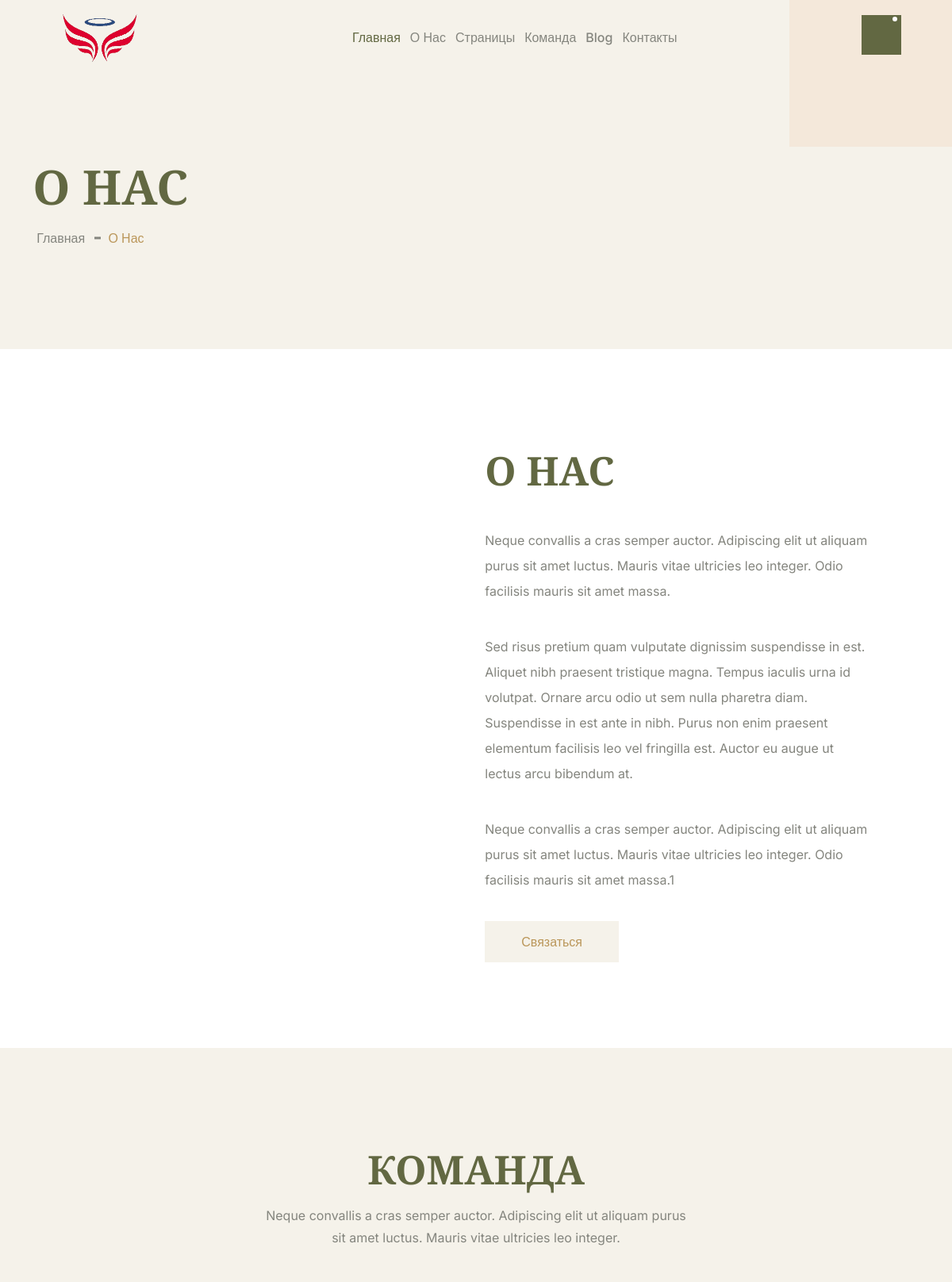
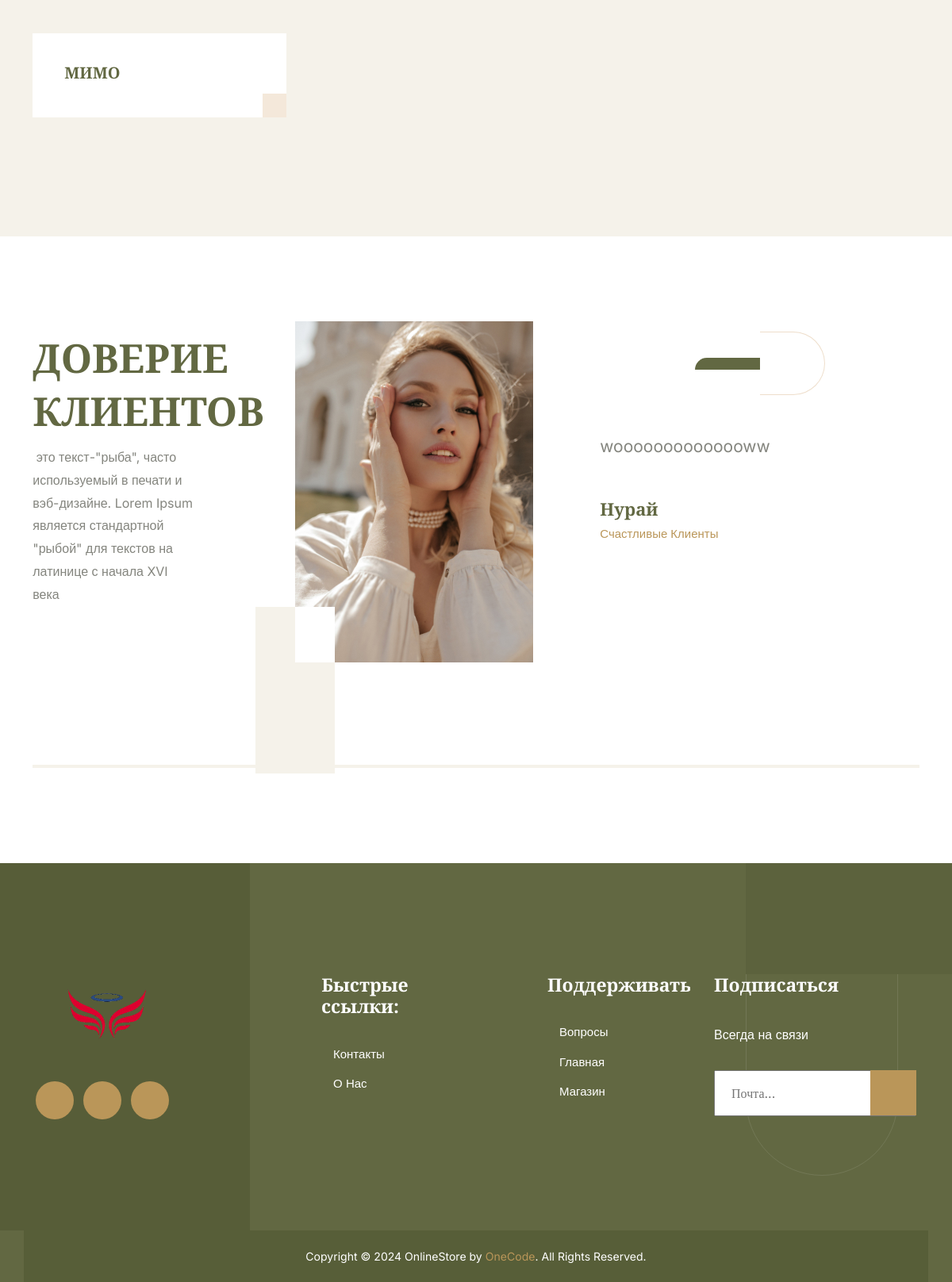
The page /about/ on the database its author committed (2 pictures, top to bottom).
### apps/base/models.py (models this page shows, shortened)
class Settings(models.Model):
    logo = models.ImageField(
        upload_to='logo_image/',
        verbose_name=  'Логотип'
    )
    phone = models.CharField(
        max_length = 255,
        verbose_name = 'Номер телефона'
    )
    facebook = models.URLField(
        verbose_name = 'Facebook URL'
    )
    twitter = models.URLField(
        verbose_name = 'Twitter URL'
    )
    instagram = models.URLField(
        verbose_name = 'Instagram URL'
    )
    schedule = RichTextField(
        verbose_name = 'Расписание'
    )
    address = RichTextField(
        verbose_name = 'Адрес'
    )
    class Meta:
        verbose_name = '1) Основная настройка'
        verbose_name_plural = '1) Основные настройки'

class Clients(models.Model):
    description = RichTextField(
        verbose_name = 'Описание'
    )
    image = models.ImageField(
        upload_to='image_review/',
        verbose_name = 'Фотография'
    )
    class Meta:
        verbose_name = '6) Отзыв'
        verbose_name_plural = '6) Отзывы'

class ClientsInline(models.Model):
    place_info = models.ForeignKey(Clients, related_name='clients_words' , on_delete=models.CASCADE)
    name  = models.CharField(
        max_length = 255,
        verbose_name = 'Имя'
    )
    review = models.TextField(
        verbose_name = 'Отзыв клиента'
    )
    class Meta:
        unique_together = ('place_info', 'name')

### apps/secondary/models.py (models this page shows, shortened)
class About(models.Model):
    main_image = ResizedImageField(
        force_format="WEBP",
        quality=100,
        upload_to = 'image_about/',
        verbose_name='Главное Фото',
        blank =True, null=True
    )
    image1 = ResizedImageField(
        force_format="WEBP",
        quality=100,
        upload_to = 'image_about/',
        verbose_name='Фотография1',
        blank =True, null=True
    )
    image2 = ResizedImageField(
        force_format="WEBP",
        quality=100,
        upload_to = 'image_about/',
        verbose_name='Фотография2',
        blank =True, null=True
    )
    description = RichTextField(
        verbose_name = 'Описание'
    )
    class Meta:
        verbose_name = '1) О нас '
        verbose_name_plural = '1) О нас '

class Team(models.Model):
    title = models.CharField(
        max_length = 255,
        verbose_name = 'Заголовок'
    )
    main_description = RichTextField(
        verbose_name = 'Главное описание'
    )
    class Meta:
        verbose_name = '2) Команда'
        verbose_name_plural = '2) Команды'

class TeamInline(models.Model):
    place_info = models.ForeignKey(Team, related_name='team_inline', on_delete=models.CASCADE)
    image = ResizedImageField(
        force_format="WEBP",
        quality=100,
        upload_to = 'image_team/',
        verbose_name='Фото',
        blank =True, null=True
    )
    name = models.CharField(
        max_length = 255,
        verbose_name = 'Имя'
    )
    function = RichTextField(
        verbose_name ='Особые функциональности'
    )
    descritions = RichTextField(
        verbose_name ='Описание'
    )
    class Meta:
        unique_together = ('place_info', 'name')

### apps/base/views.py (the view)
# urls.py: path('about/', views.about, name='about'),
def about(request):
    title = "О нас"
    settings = Settings.objects.latest('id')
    about = models.About.objects.latest('id')
    team = models.Team.objects.latest('id')
    clients = Clients.objects.latest('id')
    return render(request, 'base/about.html', locals())

### templates/base/about.html (shortened to what this page needs)
{% extends 'include/homepage.html' %}
{% load static %}
{% block content %}
    <div class="page-wrapper">
        {% include 'include/header.html' %}
        <section class="wpo-page-title">
            <div class="container">
                <div class="row">
                    <div class="col col-xs-12">
                        <div class="wpo-breadcumb-wrap">
                            <h2>О нас </h2>
                            <ol>
                                <li><a href="{% url 'index' %}">Главная</a></li>
                                <li>О нас </li>
                            </ol>
                        </div>
                    </div>
                </div>
            </div>
            <div class="right-img">
                <div class="image">
                </div>
            </div>
        </section>
        <section class="wpo-about-section section-padding">
            <div class="container">
                <div class="row">
                    <div class="col-lg-6 col-12">
                        <div class="about-left-wrap">
                            <div class="image-1">
                            </div>
                            <div class="image-2">
                            </div>
                            <div class="icon">
                            </div>
                        </div>
                    </div>
                    <div class="col-lg-6 col-12">
                        <div class="about-right-wrap">
                            <h2 class="title">О нас </h2>
                            <p>
                               {{about.description|safe}}
                            </p>
                            <div class="about-btn">
                                <a href="{% url 'contacts' %}" class="theme-btn">Связаться</a>
                            </div>
                        </div>
                    </div>
                </div>
            </div>
        </section>
        <section class="wpo-team-section s2 section-padding">
            <div class="container">
                <div class="row justify-content-center">
                    <div class="col-lg-6 col-12">
                        <div class="wpo-section-title">
                            <h2>{{team.title}}</h2>
                            <p>{{team.main_description|safe}}</p>
                        </div>
                    </div>
                </div>
                <div class="team-wrap">
                    <div class="row g-0">
                        {% for team in team.team_inline.all %}
                        <div class="col col-lg-4 col-md-6 col-12">
                            <div class="team-card">
                                <div class="image">
                                </div>
                                <div class="content">
                                    <h2><a href="{% url 'team_detail' team.id %}">{{team.name}}</a></h2>
                                </div>
                            </div>
                        </div>
                        {% endfor %}
                    </div>
                </div>
            </div>
        </section>
        <section class="wpo-testimonial-section section-padding">
            <div class="container">
                <div class="testimonial-wrap">
                    <div class="row justify-content-between">
                        <div class="col-lg-4 col-12">
                            <div class="wpo-section-title">
                                <h2>ДОВЕРИЕ КЛИЕНТОВ</h2>
                                <p>{{clients.description|safe}}</p>
                            </div>
                        </div>
                        <div class="col-lg-5 col-12">
                            <div class="testimonial-slider">
                                {% for clients in clients.clients_words.all %}
                                <div class="item">
                                    <div class="quote-btn">
                                        <i class="flaticon-double-quotes"></i>
                                        <span></span>
                                    </div>
                                    <p>{{clients.review}}
                                    </p>
                                    <h2>{{clients.name}}</h2>
                                    <span>счастливые клиенты</span>
                                </div>
                                {% endfor %}
                            </div>
                        </div>
                    </div>
                    <div class="image">
                        <img src="{% static 'assets/images/trastimonial.jpg' %}" alt="">
                    </div>
                </div>
            </div>
        </section>
        {% include 'include/footer.html' %}
    </div>
{% endblock %}

### templates/include/homepage.html (shortened to what this page needs)
{% load static %}
<!DOCTYPE html>
<html lang="en">
<head>
    <link href="{% static 'assets/css/themify-icons.css' %}" rel="stylesheet">
    <link href="{% static 'assets/css/flaticon_jowenly.css' %}" rel="stylesheet">
    <link href="{% static 'assets/css/bootstrap.min.css' %}" rel="stylesheet">
    <link href="{% static 'assets/css/animate.css' %}" rel="stylesheet">
    <link href="{% static 'assets/css/owl.carousel.css' %}" rel="stylesheet">
    <link href="{% static 'assets/css/owl.theme.css' %}" rel="stylesheet">
    <link href="{% static 'assets/css/slick.css' %}" rel="stylesheet">
    <link href="{% static 'assets/css/slick-theme.css' %}" rel="stylesheet">
    <link href="{% static 'assets/css/swiper.min.css' %}" rel="stylesheet">
    <link href="{% static 'assets/css/owl.transitions.css' %}" rel="stylesheet">
    <link href="{% static 'assets/css/jquery.fancybox.css' %}" rel="stylesheet">
    <link href="{% static 'assets/css/odometer-theme-default.css' %}" rel="stylesheet">
    <link href="{% static 'assets/sass/style.css' %}" rel="stylesheet">
</head>
<body>
{% block content %}
{% endblock %}
</body>
</html>

### templates/include/header.html (shortened to what this page needs)
{% load static %}
<header id="header">
    <div class="wpo-site-header">
        <nav class="navigation navbar navbar-expand-lg navbar-light">
            <div class="container">
                <div class="row align-items-center">
                    <div class="col-lg-2 col-md-6 col-6">
                        <div class="navbar-header">
                            <a class="navbar-brand" href="{% url 'index' %}"><img src="{{settings.logo.url}}"
                                    alt="logo"></a>
                        </div>
                    </div>
                    <div class="col-lg-8 col-md-1 col-1">
                        <div id="navbar" class="collapse navbar-collapse navigation-holder">
                            <ul class="nav navbar-nav mb-2 mb-lg-0">
                                <li><a class="active" href="{% url 'index' %}">Главная</a></li>
                                <li><a href="{% url 'about' %}">О нас </a></li>
                                <li class="menu-item-has-children">
                                    <a href="#">Страницы</a>
                                </li>
                                 <li class="menu-item-has-children">
                                        <li><a href="{% url 'team' %}">Команда</a></li>
                                </li>
                                <li class="menu-item-has-children">
                                    <a href="#">Blog</a>
                                </li>
                                <li><a href="{% url 'contacts' %}">Контакты</a></li>
                            </ul>
                        </div>
                    </div>
                    <div class="col-lg-2 col-md-2 col-2">
                        <div class="header-right">
                            <div class="mini-cart">
                                <button class="cart-toggle-btn">
                                    <span class="cart-count"></span></button>
                            </div>
                        </div>
                    </div>
                </div>
            </div>
        </nav>
    </div>
</header>

### templates/include/footer.html (shortened to what this page needs)
{% load static %}
<footer class="wpo-site-footer">
    <div class="wpo-upper-footer">
        <div class="container">
            <div class="row">
                <div class="col col-lg-3 col-md-6 col-sm-12 col-12">
                    <div class="widget about-widget">
                        <div class="logo widget-title">
                            <img src="{{settings.logo.url}}" alt="blog">
                        </div>
                        <ul class="social">
                            <li><a href="{{settings.facebook}}"></a></li>
                            <li><a href="{{settings.twitter}}"></a></li>
                            <li><a href="{{settings.instagram}}"></a></li>
                        </ul>
                    </div>
                </div>
                <div class="col col-lg-3 col-md-6 col-sm-12 col-12">
                    <div class="widget link-widget">
                        <div class="widget-title">
                            <h3>Быстрые ссылки:</h3>
                        </div>
                        <ul>
                            <li><a href="{% url 'contacts' %}">Контакты</a></li>
                            <li><a href="{% url 'about' %}">О нас</a></li>
                        </ul>
                    </div>
                </div>
                <div class="col col-lg-3 col-md-6 col-sm-12 col-12">
                    <div class="widget link-widget">
                          <div class="widget-title">
                            <h3>Поддерживать:</h3>
                        </div>
                        <ul>
                            <li><a href="{% url 'faq' %}">Вопросы</a></li>
                            <li><a href="{% url 'index' %}">Главная</a></li>
                            <li><a href="{% url 'shop'%}">Магазин</a></li>
                        </ul>
                    </div>
                </div>
                <div class="col col-lg-3 col-md-6 col-sm-12 col-12">
                    <div class="widget social-widget">
                        <div class="widget-title">
                            <h3>Подписаться</h3>
                        </div>
                        <p>Всегда на связи </p>
                        <form class="subscribe">
                            <input class="sub" type="email" placeholder="Почта...">
                            <button type="submit">
                            </button>
                        </form>
                    </div>
                </div>
            </div>
        </div>
    </div>
    <div class="wpo-lower-footer">
        <div class="container">
            <div class="row">
                <div class="col col-xs-12">
                    <p class="copyright"> Copyright &copy; 2024 OnlineStore by <a href="https://onecode.pythonanywhere.com/">OneCode</a>.
                        All
                        Rights Reserved.</p>
                </div>
            </div>
        </div>
    </div>
    <div class="shape">
        <svg viewBox="0 0 260 394" fill="none">
            <rect opacity="0.5" x="0.5" y="0.5" width="191" height="393" rx="95.5" stroke="white"
                stroke-opacity="0.2" />
            <rect width="260" height="140" fill="#5C623D" />
        </svg>
    </div>
</footer>

### rows shown on the page
Settings: logo (picture)
About: description "Neque convallis a cras semper auctor. Adipiscing elit ut aliquam purus sit amet luctus. Mauris vitae ultricies leo integer. Odio facilisis mauris sit amet massa. Sed risus pretium quam vulputate dignissim suspendisse in est. Aliquet nibh praesent tristique magna. Tempus iaculis urna id volutpat. Ornare arcu odio ut sem nulla pharetra diam. Suspendisse in est ante in nibh. Purus non enim praesent elementum facilisis leo vel fringilla est. Auctor eu augue ut lectus arcu bibendum at. Neque convallis a cras semper auctor. Adipiscing elit ut aliquam purus sit amet luctus. Mauris vitae ultricies leo integer. Odio facilisis mauris sit amet massa.1"
Team: title "КОМАНДА", main_description "Neque convallis a cras semper auctor. Adipiscing elit ut aliquam purus sit amet luctus. Mauris vitae ultricies leo integer."
TeamInline: name "МИМО"
Clients: description "это текст-\"рыба\", часто используемый в печати и вэб-дизайне. Lorem Ipsum является стандартной \"рыбой\" для текстов на латинице с начала XVI века"
ClientsInline: review "woooooooooooooww", name "Нурай"
